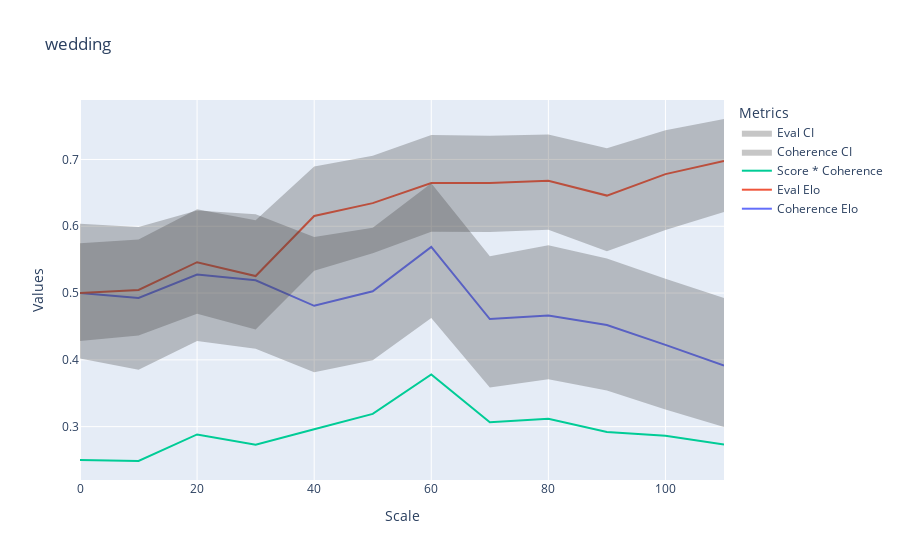

The notebook cell saved with this chart:
### Code cell
df = pd.DataFrame({
    'Scale': scales,
    'Coherence Elo': c_p_win,
    'Eval Elo': e_p_win,
    "Score * Coherence": [a * b for a, b in zip(c_p_win, e_p_win)],
    'Coherence Upper': c_p_win_top,
    'Coherence Lower': c_p_win_bottom,
    'Eval Upper': e_p_win_top,
    'Eval Lower': e_p_win_bottom,
})

fig = go.Figure()

# Add traces for each metric
for column in ['Coherence Elo', 'Eval Elo', "Score * Coherence"]:
    fig.add_trace(go.Scatter(
        x=df['Scale'], 
        y=df[column],
        mode='lines',
        name=column
    ))

# Add error bars for Coherence Elo
fig.add_trace(go.Scatter(
    x=df['Scale'],
    y=df['Coherence Upper'],
    mode='lines',
    line=dict(width=0),
    showlegend=False
))
fig.add_trace(go.Scatter(
    x=df['Scale'],
    y=df['Coherence Lower'],
    mode='lines',
    line=dict(width=0),
    fillcolor='rgba(68, 68, 68, 0.3)',
    fill='tonexty',
    name='Coherence CI'
))

# Add error bars for Eval Elo
fig.add_trace(go.Scatter(
    x=df['Scale'],
    y=df['Eval Upper'],
    mode='lines',
    line=dict(width=0),
    showlegend=False
))
fig.add_trace(go.Scatter(
    x=df['Scale'],
    y=df['Eval Lower'],
    mode='lines',
    line=dict(width=0),
    fillcolor='rgba(68, 68, 68, 0.3)',
    fill='tonexty',
    name='Eval CI'
))

fig.update_layout(
    title=name,
    xaxis_title="Scale",
    yaxis_title="Values",
    legend_title="Metrics"
)

# Show the plot
fig.show()

### Figure 1 — Plotly figure (JSON) as saved in the notebook; plotly's stock layout.template omitted (floating-point values rounded to 4 significant figures)
{"data": [{"mode": "lines", "name": "Coherence Elo", "type": "scatter", "x": [0, 10, 20, 30, 40, 50, 60, 70, 80, 90, 100, 110], "y": [0.5, 0.4926, 0.5278, 0.5191, 0.4809, 0.5028, 0.569, 0.4611, 0.4665, 0.4522, 0.4224, 0.3914]}, {"mode": "lines", "name": "Eval Elo", "type": "scatter", "x": [0, 10, 20, 30, 40, 50, 60, 70, 80, 90, 100, 110], "y": [0.5, 0.5046, 0.5462, 0.5255, 0.6155, 0.6346, 0.6646, 0.6647, 0.6682, 0.646, 0.6781, 0.6977]}, {"mode": "lines", "name": "Score * Coherence", "type": "scatter", "x": [0, 10, 20, 30, 40, 50, 60, 70, 80, 90, 100, 110], "y": [0.25, 0.2486, 0.2883, 0.2728, 0.296, 0.3191, 0.3782, 0.3065, 0.3117, 0.2921, 0.2864, 0.2731]}, {"line": {"width": 0}, "mode": "lines", "showlegend": false, "type": "scatter", "x": [0, 10, 20, 30, 40, 50, 60, 70, 80, 90, 100, 110], "y": [0.4019, 0.385, 0.4281, 0.4165, 0.3816, 0.3993, 0.4628, 0.3585, 0.3709, 0.3541, 0.3258, 0.2995]}, {"fill": "tonexty", "fillcolor": "rgba(68, 68, 68, 0.3)", "line": {"width": 0}, "mode": "lines", "name": "Coherence CI", "type": "scatter", "x": [0, 10, 20, 30, 40, 50, 60, 70, 80, 90, 100, 110], "y": [0.6039, 0.599, 0.6236, 0.618, 0.584, 0.5977, 0.6643, 0.5552, 0.5717, 0.5519, 0.5214, 0.4927]}, {"line": {"width": 0}, "mode": "lines", "showlegend": false, "type": "scatter", "x": [0, 10, 20, 30, 40, 50, 60, 70, 80, 90, 100, 110], "y": [0.4283, 0.4366, 0.4692, 0.4455, 0.5333, 0.5598, 0.5917, 0.5915, 0.5949, 0.5627, 0.5944, 0.6215]}, {"fill": "tonexty", "fillcolor": "rgba(68, 68, 68, 0.3)", "line": {"width": 0}, "mode": "lines", "name": "Eval CI", "type": "scatter", "x": [0, 10, 20, 30, 40, 50, 60, 70, 80, 90, 100, 110], "y": [0.5747, 0.5802, 0.6255, 0.609, 0.6896, 0.7057, 0.7366, 0.7356, 0.7373, 0.7167, 0.7436, 0.7606]}], "layout": {"legend": {"title": {"text": "Metrics"}}, "title": {"text": "wedding"}, "xaxis": {"title": {"text": "Scale"}}, "yaxis": {"title": {"text": "Values"}}}}
